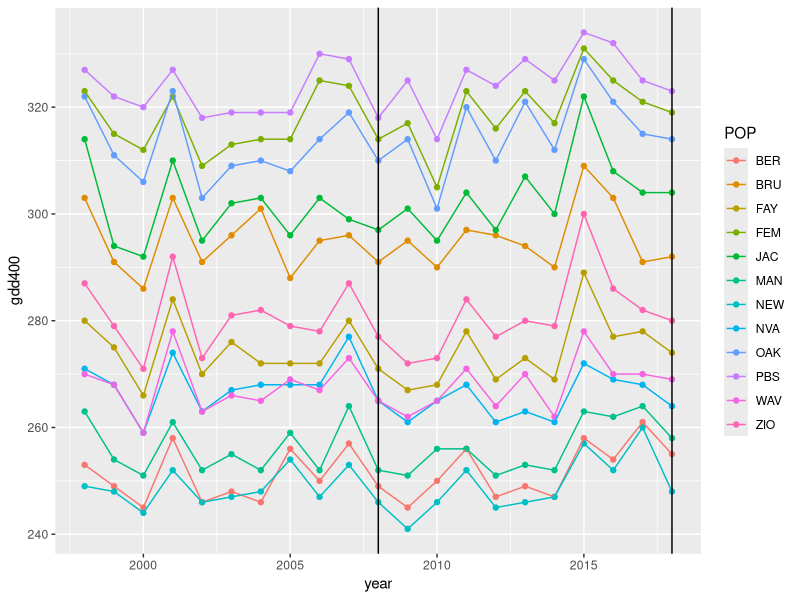
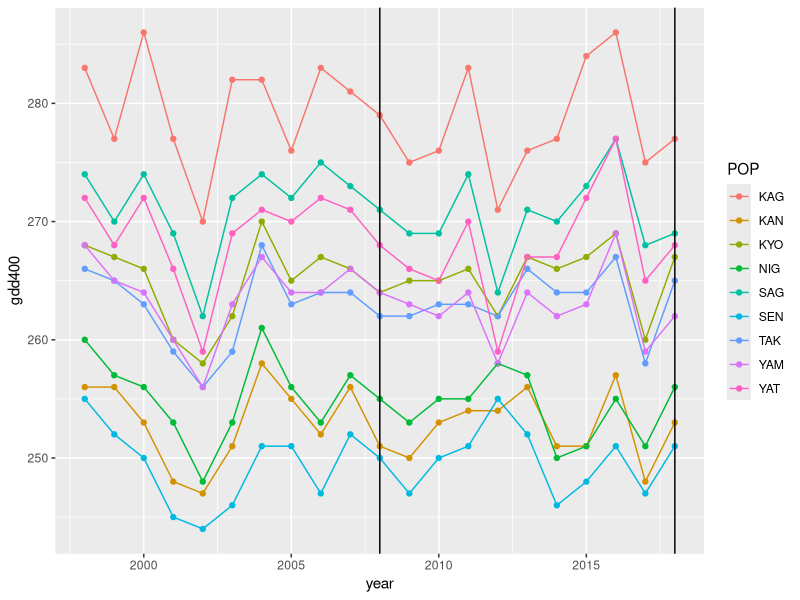
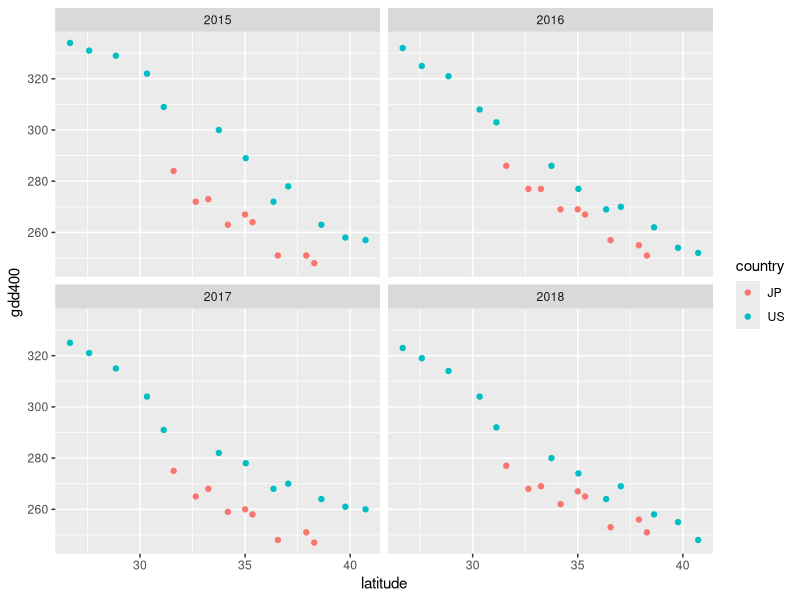
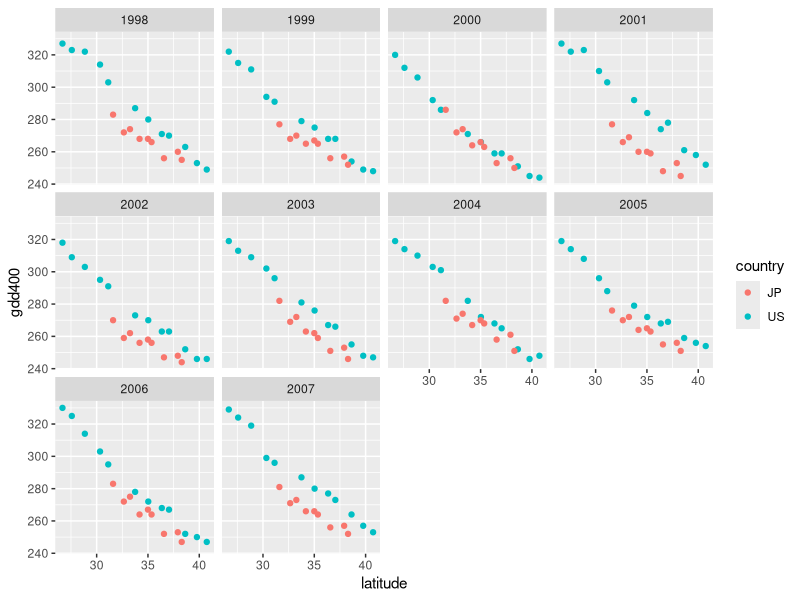
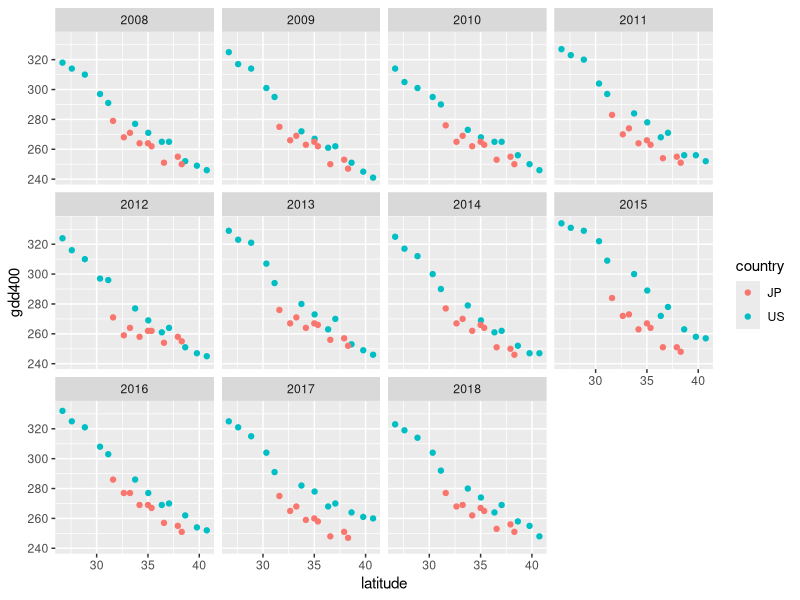
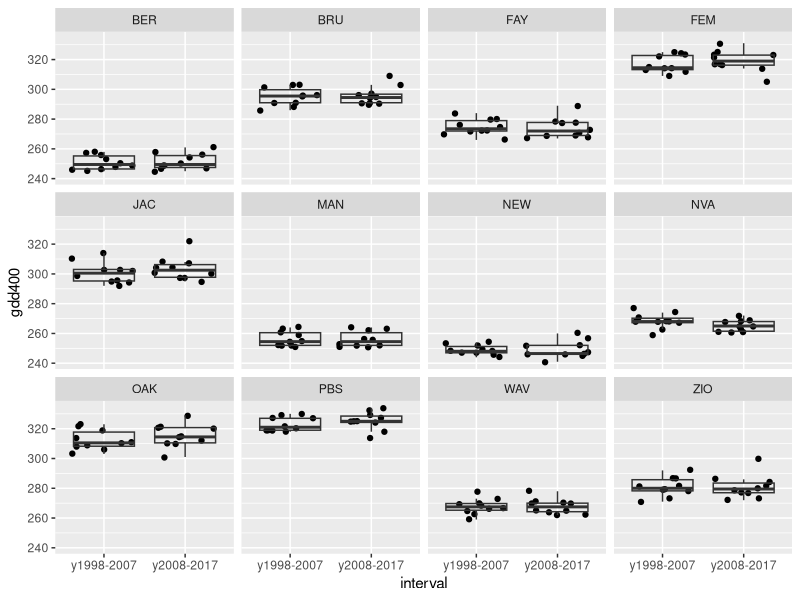
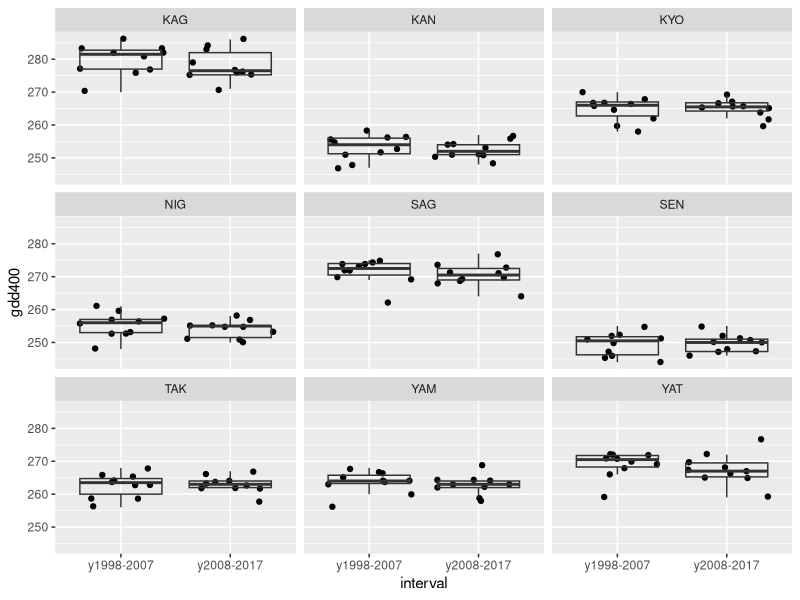
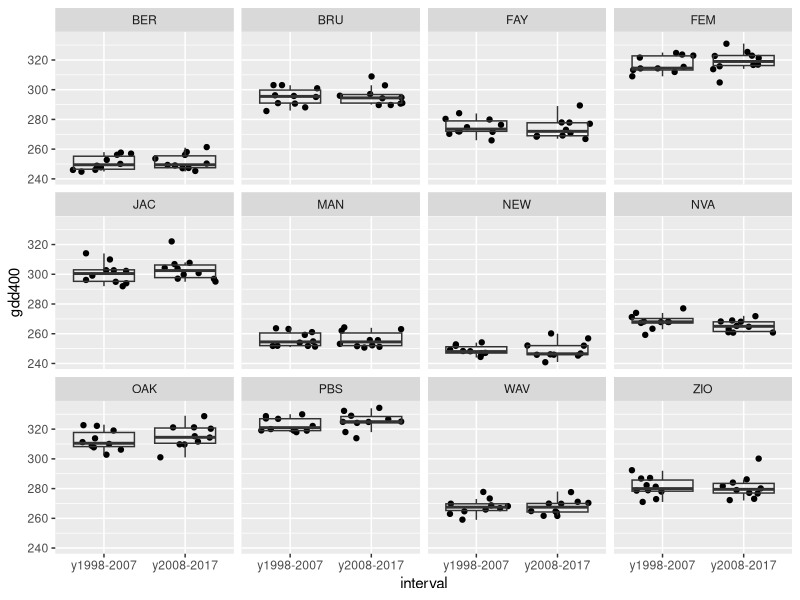

Here is the R script that generated these plots, in order:
## ---- chunk 1
library(tidyverse)
## ---- chunk 2
#importing and reshaping table
gdd400_us <- read.csv("GDD400_US.csv", check.names=FALSE) %>% gather(year, gdd400, "1998":"2018", factor_key=FALSE)
gdd400_us$year<-as.numeric(gdd400_us$year)
ggplot(gdd400_us, aes(x=year, y=gdd400, color=POP)) + geom_point() + geom_line() + geom_vline(xintercept=c(2008,2018))

## ---- chunk 3
gdd400_jp <- read.csv("GDD400_JP.csv", check.names=FALSE) %>% gather(year, gdd400, "1998":"2018", factor_key=FALSE)
gdd400_jp$year<-as.numeric(gdd400_jp$year)
ggplot(gdd400_jp, aes(x=year, y=gdd400, color=POP)) + geom_point() + geom_line() + geom_vline(xintercept=c(2008,2018))

## ---- chunk 4
#adding latitudes
locations<-read.csv("pop_locations_2018.csv")
gdd400_us<-left_join(gdd400_us, select(locations, pop, latitude, country), by=c("POP"="pop"))
gdd400_jp<-left_join(gdd400_jp, select(locations, pop, latitude, country), by=c("POP"="pop"))
gdd400_all<-rbind(gdd400_us, gdd400_jp)
gdd400_all$POP<-as.factor(gdd400_all$POP)
gdd400_all<-mutate(gdd400_all, interval=case_when(year<=2017 & year>=2008 ~ 'y2008-2017',
                                                  year<2008 ~ 'y1998-2007'))
## ---- chunk 5
ggplot(filter(gdd400_all, year>2014), aes(x=latitude, y=gdd400, color=country)) + geom_point() + facet_wrap(~year)
## ---- chunk 6
ggplot(filter(gdd400_all, year<2008), aes(x=latitude, y=gdd400, color=country)) + geom_point() + facet_wrap(~year)

## ---- chunk 7
ggplot(filter(gdd400_all, year>=2008), aes(x=latitude, y=gdd400, color=country)) + geom_point() + facet_wrap(~year)

## ---- chunk 8
gdd400_all$interval<-as.factor(gdd400_all$interval)
## ---- chunk 9
ggplot(filter(gdd400_all, country=="US", interval!="NA"), aes(x=interval, y=gdd400)) + geom_point(position=position_jitter()) + geom_boxplot(alpha=0) + facet_wrap(~POP)
## ---- chunk 10
ggplot(filter(gdd400_all, country=="JP", interval!="NA"), aes(x=interval, y=gdd400)) + geom_point(position=position_jitter()) + geom_boxplot(alpha=0) + facet_wrap(~POP)

## ---- chunk 11

## ---- chunk 12
 ggplot(filter(gdd400_all, country=="US", interval!="NA"), aes(x=interval, y=gdd400)) + geom_point(position=position_jitter()) + geom_boxplot(alpha=0) + facet_wrap(~POP)

## ---- chunk 13
tmin_us<-read.csv("AvgTmin_US.csv", check.names=FALSE) %>% gather(year, Tmin, "1998":"2018", factor_key=FALSE)
#In order to look at winter temperatures, need to combine Nov/Dec with Jan/Feb of the following year. January and February are reassigned in this table to the previous year to create seasonal years
tmin_us$year<-as.numeric(tmin_us$year) 
tmin_us$seasonalyear<-if_else(tmin_us$MONTH %in% c("Jan","Feb"), tmin_us$year-1, tmin_us$year)
minwintertemp_us<-filter(tmin_us, MONTH %in% c("Nov","Dec","Jan","Feb")) %>% group_by(POP, seasonalyear) %>% summarise(wintermin=min(Tmin)) %>% filter(seasonalyear!=1997)
ggplot(minwintertemp_us, aes(x=seasonalyear, y=wintermin, color=POP)) + geom_point() + geom_line() + geom_vline(xintercept=c(2008,2018)) 
## ---- chunk 14
tmin_jp<-read.csv("AvgTmin_JP.csv", check.names=FALSE) %>% gather(year, Tmin, "1998":"2018", factor_key=FALSE)
tmin_jp$year<-as.numeric(tmin_jp$year) 
tmin_jp$seasonalyear<-if_else(tmin_jp$MONTH %in% c("Jan","Feb"), tmin_jp$year-1, tmin_jp$year)
minwintertemp_jp<-filter(tmin_jp, MONTH %in% c("Nov","Dec","Jan","Feb")) %>% group_by(POP, seasonalyear) %>% summarise(wintermin=min(Tmin)) %>% filter(seasonalyear!=1997)
ggplot(minwintertemp_jp, aes(x=seasonalyear, y=wintermin, color=POP)) + geom_point() + geom_line() + geom_vline(xintercept=c(2008,2018))
## ---- chunk 15
wintermin_all<-rbind(minwintertemp_us, minwintertemp_jp)
#gdd400_us<-left_join(gdd400_us, select(locations, pop, latitude, country), by=c("POP"="pop"))
#gdd400_jp<-left_join(gdd400_jp, select(locations, pop, latitude, country), by=c("POP"="pop"))
#gdd400_all<-rbind(gdd400_us, gdd400_jp)
#gdd400_all$POP<-as.factor(gdd400_all$POP)
#gdd400_all<-mutate(gdd400_all, interval=case_when(year<=2017 & year>=2008 ~ 'y2008-2017',
#                                                  year<2008 ~ 'y1998-2007'))
gdd400_all_new<-left_join(gdd400_all, wintermin_all, by=c("POP"="POP", "year"="seasonalyear"))
gdd400_all_new$POP<-as.factor(gdd400_all_new$POP)
## ---- chunk 16
ggplot(filter(gdd400_all_new, interval=="y1998-2007"), aes(x=latitude, y=wintermin, color=country)) + geom_point() + facet_wrap(~year) 
## ---- chunk 17
ggplot(filter(gdd400_all_new, interval=="y2008-2017"), aes(x=latitude, y=wintermin, color=country)) + geom_point() + facet_wrap(~year)

## ---- chunk 18
ggplot(filter(gdd400_all_new, interval=="y1998-2007"), aes(x=wintermin, y=gdd400, color=country)) + geom_point() + facet_wrap(~year)
#Generally: at any given winter coldness, Japan has an earlier deadline than US
## ---- chunk 19
ggplot(filter(gdd400_all_new, interval=="y2008-2017"), aes(x=wintermin, y=gdd400, color=country)) + geom_point() + facet_wrap(~year)
#Generally: at any given winter coldness, Japan has an earlier deadline than US

